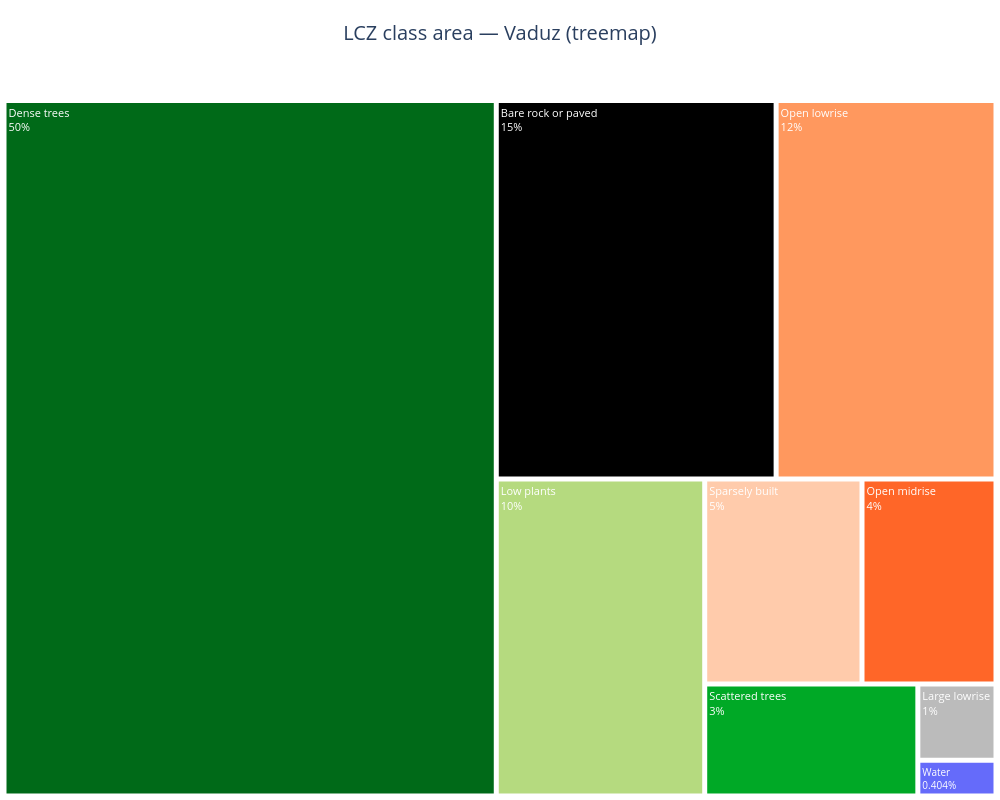

This figure's notebook cell:
### Markdown cell above
### Treemap — best for showing hierarchy and relative area with nested detail

A treemap encodes area share as rectangle size (like a donut) but also naturally supports grouping classes into a parent/child hierarchy (e.g. "Built" and "Natural" as parent groups, individual LCZ classes nested inside). It is the preferable choice when you want both the whole-to-part story *and* a compact, information-dense layout that also legibly shows every class's exact label and value in the same figure — useful in a written report where a full page is available but you don't want a wall of bars.

### Code cell
area_treemap = lcz_cal_area(map_path, plot_type="treemap",
                            title="LCZ class area — Vaduz (treemap)")
area_treemap.fig.show()

### Figure 1 — Plotly figure (JSON) as saved in the notebook; plotly's stock layout.template omitted (floating-point values rounded to 4 significant figures)
{"data": [{"branchvalues": "total", "hovertemplate": "<b>%{label}</b><br>Area: %{value:.2f} km²<br>%{percentEntry}<extra></extra>", "labels": ["Open midrise", "Open lowrise", "Large lowrise", "Sparsely built", "Dense trees", "Scattered trees", "Low plants", "Bare rock or paved", "Water"], "marker": {"colors": ["#FF6628", "#FF985E", "#BBBBBB", "#FFCBAB", "#006A18", "#00A926", "#B5DA7F", "#000000", "#656BFA"], "line": {"color": "white", "width": 2}}, "parents": ["", "", "", "", "", "", "", "", ""], "textfont": {"color": "white", "size": 11}, "textinfo": "label+percent entry", "type": "treemap", "values": [0.69, 2.09, 0.15, 0.81, 8.6, 0.6, 1.66, 2.66, 0.07]}], "layout": {"height": 800, "margin": {"b": 0, "l": 0, "r": 0, "t": 80}, "title": {"font": {"size": 20}, "text": "LCZ class area — Vaduz (treemap)", "x": 0.5, "xanchor": "center"}, "width": 1000}}
